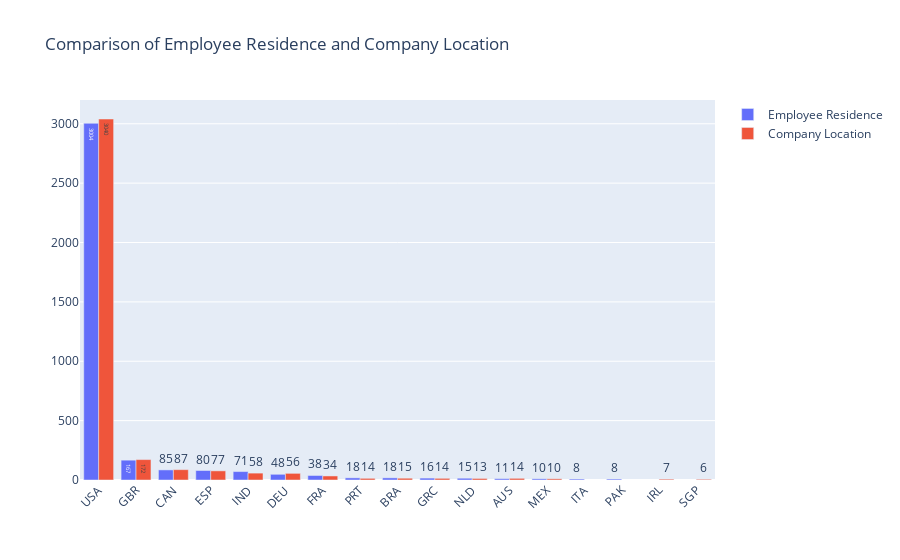

Write notebook code for a chart like this one.
### Markdown cell above
In terms of number of employees, USA leads followed by GBR, ESP and then IND.

### Code cell
country = coco.convert(names=df['company_location'], to="ISO3")
df['company_location'] = country
company_location = df['company_location'].value_counts()
top_15_company_location = company_location[:15]

fig = go.Figure(data = [
    go.Bar(name = 'Employee Residence', 
           x = top_15_emp_locations.index, y = top_15_emp_locations.values,
           text = top_15_emp_locations.values),
    go.Bar(name = 'Company Location', x = top_15_company_location.index, 
           y = top_15_company_location.values, text = top_15_company_location.values)])

fig.update_layout(barmode = 'group', xaxis_tickangle = -45,
                  title='Comparison of Employee Residence and Company Location')

fig.show()

### Figure 1 — Plotly figure (JSON) as saved in the notebook; plotly's stock layout.template omitted (floating-point values rounded to 4 significant figures)
{"data": [{"name": "Employee Residence", "text": [3004, 167, 85, 80, 71, 48, 38, 18, 18, 16, 15, 11, 10, 8, 8], "type": "bar", "x": ["USA", "GBR", "CAN", "ESP", "IND", "DEU", "FRA", "PRT", "BRA", "GRC", "NLD", "AUS", "MEX", "ITA", "PAK"], "y": [3004, 167, 85, 80, 71, 48, 38, 18, 18, 16, 15, 11, 10, 8, 8]}, {"name": "Company Location", "text": [3040, 172, 87, 77, 58, 56, 34, 15, 14, 14, 14, 13, 10, 7, 6], "type": "bar", "x": ["USA", "GBR", "CAN", "ESP", "IND", "DEU", "FRA", "BRA", "AUS", "GRC", "PRT", "NLD", "MEX", "IRL", "SGP"], "y": [3040, 172, 87, 77, 58, 56, 34, 15, 14, 14, 14, 13, 10, 7, 6]}], "layout": {"barmode": "group", "title": {"text": "Comparison of Employee Residence and Company Location"}, "xaxis": {"tickangle": -45}}}
